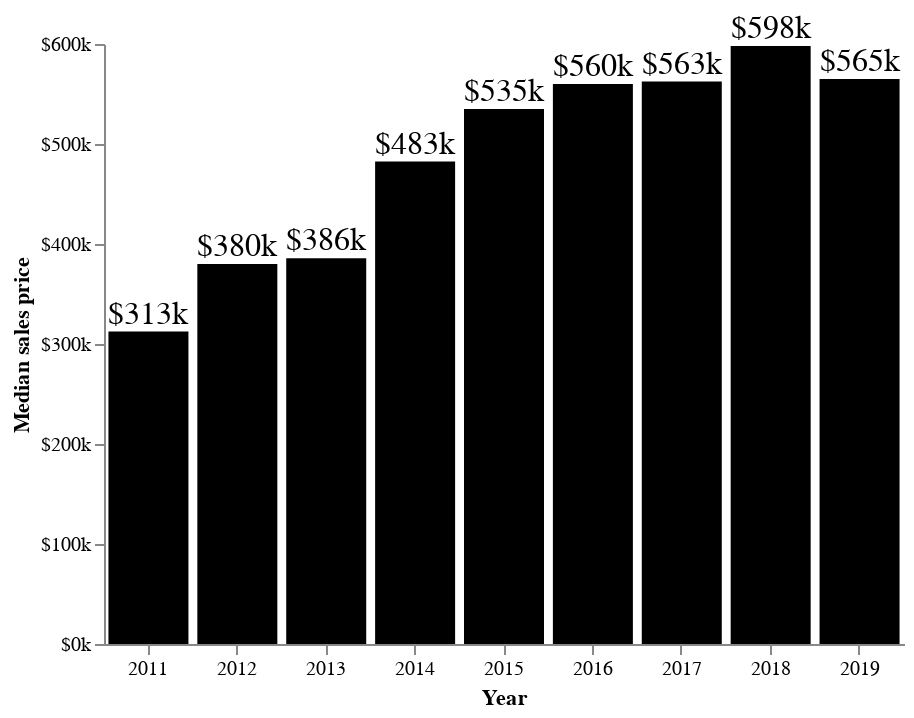

Notebook cell for this chart:
### Markdown cell above
### Prices by date

### Code cell
bars = alt.Chart(pwest).mark_bar(color="black").encode(
    x=alt.X(
        "date:O",
        timeUnit="year",
        axis=alt.Axis(title="Year", labelAngle=0),
    ),
    y=alt.Y(
        "median(price):Q",
        axis=alt.Axis(title="Median sales price", format="$s", grid=False),
    ),
)

text = bars.mark_text(
    align='center',
    baseline='middle',
    dy=-9,
    size=16,
).encode(
    text=alt.Text('median(price):Q', format="$.3s")
)

(bars + text).configure_view(
    strokeOpacity=0
)

### Figure 1 — Vega-Lite specification as saved in the notebook (floating-point values rounded to 4 significant figures)
{"$schema": "https://vega.github.io/schema/vega-lite/v2.6.0.json", "config": {"view": {"height": 300, "strokeOpacity": 0, "width": 400}}, "datasets": {"data-e56a9acc58a2b00697d132fed11bcccc": [{"bathrooms": 2, "bedrooms": 2, "building_id": 28, "created": "2019-03-23 23:45:59.188448", "date": "2019-03-04T00:00:00", "name": "Promenade West", "price": 550000, "region": "Bunker Hill", "square_feet": 1327, "unit": "404", "updated": "2019-03-23 23:45:59.247948", "url": "https://www.dlxco.com/the-promenade-west-lofts-condos-for-sale-lease-downtown-losangeles?mlsno=19-423544"}, {"bathrooms": 2, "bedrooms": 2, "building_id": 28, "created": "2019-03-23 23:45:59.188448", "date": "2019-01-04T00:00:00", "name": "Promenade West", "price": 580000, "region": "Bunker Hill", "square_feet": 1327, "unit": "402", "updated": "2019-03-23 23:45:59.247948", "url": "https://www.dlxco.com/the-promenade-west-lofts-condos-for-sale-lease-downtown-losangeles?mlsno=18-385366"}, {"bathrooms": 2, "bedrooms": 2, "building_id": 28, "created": "2019-03-23 23:45:59.188448", "date": "2018-12-06T00:00:00", "name": "Promenade West", "price": 587000, "region": "Bunker Hill", "square_feet": 1327, "unit": "416", "updated": "2019-03-23 23:45:59.247948", "url": "https://www.dlxco.com/the-promenade-west-lofts-condos-for-sale-lease-downtown-losangeles?mlsno=18-384598"}, {"bathrooms": 2, "bedrooms": 2, "building_id": 28, "created": "2019-03-23 23:45:59.188448", "date": "2018-11-26T00:00:00", "name": "Promenade West", "price": 580000, "region": "Bunker Hill", "square_feet": 1348, "unit": "412", "updated": "2019-03-23 23:45:59.247948", "url": "https://www.dlxco.com/the-promenade-west-lofts-condos-for-sale-lease-downtown-losangeles?mlsno=18-391560"}, {"bathrooms": 2, "bedrooms": 2, "building_id": 28, "created": "2019-03-23 23:45:59.188448", "date": "2018-07-03T00:00:00", "name": "Promenade West", "price": 620000, "region": "Bunker Hill", "square_feet": 1323, "unit": "308", "updated": "2019-03-23 23:45:59.247948", "url": "https://www.dlxco.com/the-promenade-west-lofts-condos-for-sale-lease-downtown-losangeles?mlsno=318001482IT"}, {"bathrooms": 2, "bedrooms": 2, "building_id": 28, "created": "2019-03-23 23:45:59.188448", "date": "2018-06-12T00:00:00", "name": "Promenade West", "price": 600000, "region": "Bunker Hill", "square_feet": 1323, "unit": "527", "updated": "2019-03-23 23:45:59.247948", "url": "https://www.dlxco.com/the-promenade-west-lofts-condos-for-sale-lease-downtown-losangeles?mlsno=18-334730"}, {"bathrooms": 2, "bedrooms": 2, "building_id": 28, "created": "2019-03-23 23:45:59.188448", "date": "2018-04-11T00:00:00", "name": "Promenade West", "price": 598000, "region": "Bunker Hill", "square_feet": 1348, "unit": "706", "updated": "2019-03-23 23:45:59.247948", "url": "https://www.dlxco.com/the-promenade-west-lofts-condos-for-sale-lease-downtown-losangeles?mlsno=SR18004194CN"}, {"bathrooms": 2, "bedrooms": 2, "building_id": 28, "created": "2019-03-23 23:45:59.188448", "date": "2018-02-01T00:00:00", "name": "Promenade West", "price": 590000, "region": "Bunker Hill", "square_feet": 1323, "unit": "409", "updated": "2019-03-23 23:45:59.247948", "url": "https://www.dlxco.com/the-promenade-west-lofts-condos-for-sale-lease-downtown-losangeles?mlsno=18-302636"}, {"bathrooms": 3, "bedrooms": 2, "building_id": 28, "created": "2019-03-23 23:45:59.188448", "date": "2018-01-24T00:00:00", "name": "Promenade West", "price": 615000, "region": "Bunker Hill", "square_feet": 1509, "unit": "315", "updated": "2019-03-23 23:45:59.247948", "url": "https://www.dlxco.com/the-promenade-west-lofts-condos-for-sale-lease-downtown-losangeles?mlsno=17-280756"}, {"bathrooms": 1, "bedrooms": 1, "building_id": 28, "created": "2019-03-23 23:45:59.188448", "date": "2017-12-13T00:00:00", "name": "Promenade West", "price": 455000, "region": "Bunker Hill", "square_feet": 1006, "unit": "804", "updated": "2019-03-23 23:45:59.247948", "url": "https://www.dlxco.com/the-promenade-west-lofts-condos-for-sale-lease-downtown-losangeles?mlsno=17-276468"}, {"bathrooms": 2, "bedrooms": 1, "building_id": 28, "created": "2019-03-23 23:45:59.188448", "date": "2017-12-08T00:00:00", "name": "Promenade West", "price": 450000, "region": "Bunker Hill", "square_feet": 1006, "unit": "803", "updated": "2019-03-23 23:45:59.247948", "url": "https://www.dlxco.com/the-promenade-west-lofts-condos-for-sale-lease-downtown-losangeles?mlsno=RS17251377MR"}, {"bathrooms": 2, "bedrooms": 2, "building_id": 28, "created": "2019-03-23 23:45:59.188448", "date": "2017-08-31T00:00:00", "name": "Promenade West", "price": 555000, "region": "Bunker Hill", "square_feet": 1232, "unit": "511", "updated": "2019-03-23 23:45:59.247948", "url": "https://www.dlxco.com/the-promenade-west-lofts-condos-for-sale-lease-downtown-losangeles?mlsno=SR17142069CN"}, {"bathrooms": 2, "bedrooms": 2, "building_id": 28, "created": "2019-03-23 23:45:59.188448", "date": "2017-08-22T00:00:00", "name": "Promenade West", "price": 573000, "region": "Bunker Hill", "square_feet": 1217, "unit": "305", "updated": "2019-03-23 23:45:59.247948", "url": "https://www.dlxco.com/the-promenade-west-lofts-condos-for-sale-lease-downtown-losangeles?mlsno=17-241720"}, {"bathrooms": 3, "bedrooms": 2, "building_id": 28, "created": "2019-03-23 23:45:59.188448", "date": "2017-07-31T00:00:00", "name": "Promenade West", "price": 580000, "region": "Bunker Hill", "square_feet": 1500, "unit": "316", "updated": "2019-03-23 23:45:59.247948", "url": "https://www.dlxco.com/the-promenade-west-lofts-condos-for-sale-lease-downtown-losangeles?mlsno=17-206676"}, {"bathrooms": 1, "bedrooms": 1, "building_id": 28, "created": "2019-03-23 23:45:59.188448", "date": "2017-07-24T00:00:00", "name": "Promenade West", "price": 462000, "region": "Bunker Hill", "square_feet": 992, "unit": "712", "updated": "2019-03-23 23:45:59.247948", "url": "https://www.dlxco.com/the-promenade-west-lofts-condos-for-sale-lease-downtown-losangeles?mlsno=17-233274"}, {"bathrooms": 2, "bedrooms": 3, "building_id": 28, "created": "2019-03-23 23:45:59.188448", "date": "2017-07-19T00:00:00", "name": "Promenade West", "price": 612000, "region": "Bunker Hill", "square_feet": 1628, "unit": "705", "updated": "2019-03-23 23:45:59.247948", "url": "https://www.dlxco.com/the-promenade-west-lofts-condos-for-sale-lease-downtown-losangeles?mlsno=17-229802"}, {"bathrooms": 2, "bedrooms": 2, "building_id": 28, "created": "2019-03-23 23:45:59.188448", "date": "2017-07-06T00:00:00", "name": "Promenade West", "price": 570000, "region": "Bunker Hill", "square_feet": 1217, "unit": "309", "updated": "2019-03-23 23:45:59.247948", "url": "https://www.dlxco.com/the-promenade-west-lofts-condos-for-sale-lease-downtown-losangeles?mlsno=17-215688"}, {"bathrooms": 2, "bedrooms": 2, "building_id": 28, "created": "2019-03-23 23:45:59.188448", "date": "2017-06-26T00:00:00", "name": "Promenade West", "price": 527500, "region": "Bunker Hill", "square_feet": 1348, "unit": "621", "updated": "2019-03-23 23:45:59.247948", "url": "https://www.dlxco.com/the-promenade-west-lofts-condos-for-sale-lease-downtown-losangeles?mlsno=SB17104895MR"}, {"bathrooms": 3, "bedrooms": 2, "building_id": 28, "created": "2019-03-23 23:45:59.188448", "date": "2017-05-12T00:00:00", "name": "Promenade West", "price": 605000, "region": "Bunker Hill", "square_feet": 1512, "unit": "206", "updated": "2019-03-23 23:45:59.247948", "url": "https://www.dlxco.com/the-promenade-west-lofts-condos-for-sale-lease-downtown-losangeles?mlsno=17-211192"}, {"bathrooms": 2, "bedrooms": 3, "building_id": 28, "created": "2019-03-23 23:45:59.188448", "date": "2017-03-27T00:00:00", "name": "Promenade West", "price": 550000, "region": "Bunker Hill", "square_feet": 1707, "unit": "520", "updated": "2019-03-23 23:45:59.247948", "url": "https://www.dlxco.com/the-promenade-west-lofts-condos-for-sale-lease-downtown-losangeles?mlsno=16-166900"}, {"bathrooms": 2, "bedrooms": 2, "building_id": 28, "created": "2019-03-23 23:45:59.188448", "date": "2017-01-03T00:00:00", "name": "Promenade West", "price": 570000, "region": "Bunker Hill", "square_feet": 1323, "unit": "619", "updated": "2019-03-23 23:45:59.247948", "url": "https://www.dlxco.com/the-promenade-west-lofts-condos-for-sale-lease-downtown-losangeles?mlsno=16-176362"}, {"bathrooms": 2, "bedrooms": 2, "building_id": 28, "created": "2019-03-23 23:45:59.188448", "date": "2016-11-18T00:00:00", "name": "Promenade West", "price": 545000, "region": "Bunker Hill", "square_feet": 1253, "unit": "501", "updated": "2019-03-23 23:45:59.247948", "url": "https://www.dlxco.com/the-promenade-west-lofts-condos-for-sale-lease-downtown-losangeles?mlsno=16-149712"}, {"bathrooms": 2, "bedrooms": 2, "building_id": 28, "created": "2019-03-23 23:45:59.188448", "date": "2016-11-14T00:00:00", "name": "Promenade West", "price": 615000, "region": "Bunker Hill", "square_feet": 1396, "unit": "808", "updated": "2019-03-23 23:45:59.247948", "url": "https://www.dlxco.com/the-promenade-west-lofts-condos-for-sale-lease-downtown-losangeles?mlsno=16-138782"}, {"bathrooms": 1, "bedrooms": 1, "building_id": 28, "created": "2019-03-23 23:45:59.188448", "date": "2016-10-11T00:00:00", "name": "Promenade West", "price": 466000, "region": "Bunker Hill", "square_feet": 1006, "unit": "806", "updated": "2019-03-23 23:45:59.247948", "url": "https://www.dlxco.com/the-promenade-west-lofts-condos-for-sale-lease-downtown-losangeles?mlsno=16-122734"}, {"bathrooms": 2, "bedrooms": 2, "building_id": 28, "created": "2019-03-23 23:45:59.188448", "date": "2016-09-17T00:00:00", "name": "Promenade West", "price": 575000, "region": "Bunker Hill", "square_feet": 1327, "unit": "415", "updated": "2019-03-23 23:45:59.247948", "url": "https://www.dlxco.com/the-promenade-west-lofts-condos-for-sale-lease-downtown-losangeles?mlsno=16-142232"}, {"bathrooms": 1, "bedrooms": 1, "building_id": 28, "created": "2019-03-23 23:45:59.188448", "date": "2016-08-05T00:00:00", "name": "Promenade West", "price": 545000, "region": "Bunker Hill", "square_feet": 1006, "unit": "802", "updated": "2019-03-23 23:45:59.247948", "url": "https://www.dlxco.com/the-promenade-west-lofts-condos-for-sale-lease-downtown-losangeles?mlsno=16-125118"}, {"bathrooms": 3, "bedrooms": 2, "building_id": 28, "created": "2019-03-23 23:45:59.188448", "date": "2016-07-26T00:00:00", "name": "Promenade West", "price": 629500, "region": "Bunker Hill", "square_feet": 1512, "unit": "314", "updated": "2019-03-23 23:45:59.247948", "url": "https://www.dlxco.com/the-promenade-west-lofts-condos-for-sale-lease-downtown-losangeles?mlsno=16-124382"}, {"bathrooms": 2, "bedrooms": 3, "building_id": 28, "created": "2019-03-23 23:45:59.188448", "date": "2016-05-31T00:00:00", "name": "Promenade West", "price": 637000, "region": "Bunker Hill", "square_feet": 1629, "unit": "505", "updated": "2019-03-23 23:45:59.247948", "url": "https://www.dlxco.com/the-promenade-west-lofts-condos-for-sale-lease-downtown-losangeles?mlsno=PW16060511MR"}, {"bathrooms": 1, "bedrooms": 1, "building_id": 28, "created": "2019-03-23 23:45:59.188448", "date": "2016-05-17T00:00:00", "name": "Promenade West", "price": 530000, "region": "Bunker Hill", "square_feet": 1006, "unit": "801", "updated": "2019-03-23 23:45:59.247948", "url": "https://www.dlxco.com/the-promenade-west-lofts-condos-for-sale-lease-downtown-losangeles?mlsno=16-975267"}, {"bathrooms": 2, "bedrooms": 2, "building_id": 28, "created": "2019-03-23 23:45:59.188448", "date": "2016-04-11T00:00:00", "name": "Promenade West", "price": 520000, "region": "Bunker Hill", "square_feet": 1348, "unit": "414", "updated": "2019-03-23 23:45:59.247948", "url": "https://www.dlxco.com/the-promenade-west-lofts-condos-for-sale-lease-downtown-losangeles?mlsno=15-963651"}, {"bathrooms": 3, "bedrooms": 2, "building_id": 28, "created": "2019-03-23 23:45:59.188448", "date": "2016-01-09T00:00:00", "name": "Promenade West", "price": 585000, "region": "Bunker Hill", "square_feet": 1512, "unit": "202", "updated": "2019-03-23 23:45:59.247948", "url": "https://www.dlxco.com/the-promenade-west-lofts-condos-for-sale-lease-downtown-losangeles?mlsno=15-960051"}, {"bathrooms": 2, "bedrooms": 2, "building_id": 28, "created": "2019-03-23 23:45:59.188448", "date": "2015-11-25T00:00:00", "name": "Promenade West", "price": 535000, "region": "Bunker Hill", "square_feet": 1311, "unit": "516", "updated": "2019-03-23 23:45:59.247948", "url": "https://www.dlxco.com/the-promenade-west-lofts-condos-for-sale-lease-downtown-losangeles?mlsno=315009216IT"}, {"bathrooms": 2, "bedrooms": 2, "building_id": 28, "created": "2019-03-23 23:45:59.188448", "date": "2015-09-28T00:00:00", "name": "Promenade West", "price": 560000, "region": "Bunker Hill", "square_feet": 1346, "unit": "504", "updated": "2019-03-23 23:45:59.247948", "url": "https://www.dlxco.com/the-promenade-west-lofts-condos-for-sale-lease-downtown-losangeles?mlsno=15-927421"}, {"bathrooms": 2, "bedrooms": 2, "building_id": 28, "created": "2019-03-23 23:45:59.188448", "date": "2015-09-03T00:00:00", "name": "Promenade West", "price": 535000, "region": "Bunker Hill", "square_feet": 1324, "unit": "611", "updated": "2019-03-23 23:45:59.247948", "url": "https://www.dlxco.com/the-promenade-west-lofts-condos-for-sale-lease-downtown-losangeles?mlsno=15-906695"}, {"bathrooms": 2, "bedrooms": 2, "building_id": 28, "created": "2019-03-23 23:45:59.188448", "date": "2015-08-24T00:00:00", "name": "Promenade West", "price": 558000, "region": "Bunker Hill", "square_feet": 1323, "unit": "616", "updated": "2019-03-23 23:45:59.247948", "url": "https://www.dlxco.com/the-promenade-west-lofts-condos-for-sale-lease-downtown-losangeles?mlsno=15-907973"}, {"bathrooms": 2, "bedrooms": 2, "building_id": 28, "created": "2019-03-23 23:45:59.188448", "date": "2015-08-20T00:00:00", "name": "Promenade West", "price": 520000, "region": "Bunker Hill", "square_feet": 1348, "unit": "701", "updated": "2019-03-23 23:45:59.247948", "url": "https://www.dlxco.com/the-promenade-west-lofts-condos-for-sale-lease-downtown-losangeles?mlsno=15-913217"}, {"bathrooms": 2, "bedrooms": 2, "building_id": 28, "created": "2019-03-23 23:45:59.188448", "date": "2015-08-20T00:00:00", "name": "Promenade West", "price": 625000, "region": "Bunker Hill", "square_feet": 1323, "unit": "527", "updated": "2019-03-23 23:45:59.247948", "url": "https://www.dlxco.com/the-promenade-west-lofts-condos-for-sale-lease-downtown-losangeles?mlsno=AR15120825MR"}, {"bathrooms": 2, "bedrooms": 2, "building_id": 28, "created": "2019-03-23 23:45:59.188448", "date": "2015-04-14T00:00:00", "name": "Promenade West", "price": 500000, "region": "Bunker Hill", "square_feet": 1348, "unit": "704", "updated": "2019-03-23 23:45:59.247948", "url": "https://www.dlxco.com/the-promenade-west-lofts-condos-for-sale-lease-downtown-losangeles?mlsno=15-824505"}, {"bathrooms": 2, "bedrooms": 2, "building_id": 28, "created": "2019-03-23 23:45:59.188448", "date": "2015-03-26T00:00:00", "name": "Promenade West", "price": 530000, "region": "Bunker Hill", "square_feet": 1348, "unit": "412", "updated": "2019-03-23 23:45:59.247948", "url": "https://www.dlxco.com/the-promenade-west-lofts-condos-for-sale-lease-downtown-losangeles?mlsno=15-879535"}, {"bathrooms": 3, "bedrooms": 2, "building_id": 28, "created": "2019-03-23 23:45:59.188448", "date": "2015-03-25T00:00:00", "name": "Promenade West", "price": 485000, "region": "Bunker Hill", "square_feet": 1509, "unit": "319", "updated": "2019-03-23 23:45:59.247948", "url": "https://www.dlxco.com/the-promenade-west-lofts-condos-for-sale-lease-downtown-losangeles?mlsno=14-795913"}, {"bathrooms": 3, "bedrooms": 2, "building_id": 28, "created": "2019-03-23 23:45:59.188448", "date": "2015-02-18T00:00:00", "name": "Promenade West", "price": 560000, "region": "Bunker Hill", "square_feet": 1500, "unit": "203", "updated": "2019-03-23 23:45:59.247948", "url": "https://www.dlxco.com/the-promenade-west-lofts-condos-for-sale-lease-downtown-losangeles?mlsno=14-812843"}, {"bathrooms": 2, "bedrooms": 2, "building_id": 28, "created": "2019-03-23 23:45:59.188448", "date": "2014-12-30T00:00:00", "name": "Promenade West", "price": 495000, "region": "Bunker Hill", "square_feet": 1323, "unit": "524", "updated": "2019-03-23 23:45:59.247948", "url": "https://www.dlxco.com/the-promenade-west-lofts-condos-for-sale-lease-downtown-losangeles?mlsno=14-781543"}, {"bathrooms": 2, "bedrooms": 2, "building_id": 28, "created": "2019-03-23 23:45:59.188448", "date": "2014-12-23T00:00:00", "name": "Promenade West", "price": 499000, "region": "Bunker Hill", "square_feet": 1217, "unit": "209", "updated": "2019-03-23 23:45:59.247948", "url": "https://www.dlxco.com/the-promenade-west-lofts-condos-for-sale-lease-downtown-losangeles?mlsno=14-812935"}, {"bathrooms": 1, "bedrooms": 1, "building_id": 28, "created": "2019-03-23 23:45:59.188448", "date": "2014-11-13T00:00:00", "name": "Promenade West", "price": 385000, "region": "Bunker Hill", "square_feet": 1006, "unit": "610", "updated": "2019-03-23 23:45:59.247948", "url": "https://www.dlxco.com/the-promenade-west-lofts-condos-for-sale-lease-downtown-losangeles?mlsno=14-791495"}, {"bathrooms": 3, "bedrooms": 2, "building_id": 28, "created": "2019-03-23 23:45:59.188448", "date": "2014-09-25T00:00:00", "name": "Promenade West", "price": 470000, "region": "Bunker Hill", "square_feet": 1498, "unit": "317", "updated": "2019-03-23 23:45:59.247948", "url": "https://www.dlxco.com/the-promenade-west-lofts-condos-for-sale-lease-downtown-losangeles?mlsno=214012630IT"}, {"bathrooms": 3, "bedrooms": 2, "building_id": 28, "created": "2019-03-23 23:45:59.188448", "date": "2014-09-19T00:00:00", "name": "Promenade West", "price": 550000, "region": "Bunker Hill", "square_feet": 1512, "unit": "206", "updated": "2019-03-23 23:45:59.247948", "url": "https://www.dlxco.com/the-promenade-west-lofts-condos-for-sale-lease-downtown-losangeles?mlsno=14-738439"}, {"bathrooms": 2, "bedrooms": 3, "building_id": 28, "created": "2019-03-23 23:45:59.188448", "date": "2014-05-22T00:00:00", "name": "Promenade West", "price": 625000, "region": "Bunker Hill", "square_feet": 1685, "unit": "405", "updated": "2019-03-23 23:45:59.247948", "url": "https://www.dlxco.com/the-promenade-west-lofts-condos-for-sale-lease-downtown-losangeles?mlsno=14-745001"}, {"bathrooms": 3, "bedrooms": 2, "building_id": 28, "created": "2019-03-23 23:45:59.188448", "date": "2014-02-12T00:00:00", "name": "Promenade West", "price": 398500, "region": "Bunker Hill", "square_feet": 1509, "unit": "319", "updated": "2019-03-23 23:45:59.247948", "url": "https://www.dlxco.com/the-promenade-west-lofts-condos-for-sale-lease-downtown-losangeles?mlsno=SR13129134CN"}, {"bathrooms": 2, "bedrooms": 2, "building_id": 28, "created": "2019-03-23 23:45:59.188448", "date": "2014-01-17T00:00:00", "name": "Promenade West", "price": 405000, "region": "Bunker Hill", "square_feet": 1320, "unit": "108", "updated": "2019-03-23 23:45:59.247948", "url": "https://www.dlxco.com/the-promenade-west-lofts-condos-for-sale-lease-downtown-losangeles?mlsno=13-719047"}, {"bathrooms": 1, "bedrooms": 1, "building_id": 28, "created": "2019-03-23 23:45:59.188448", "date": "2013-11-19T00:00:00", "name": "Promenade West", "price": 390000, "region": "Bunker Hill", "square_feet": 1006, "unit": "711", "updated": "2019-03-23 23:45:59.247948", "url": "https://www.dlxco.com/the-promenade-west-lofts-condos-for-sale-lease-downtown-losangeles?mlsno=13-689693"}, {"bathrooms": 2, "bedrooms": 2, "building_id": 28, "created": "2019-03-23 23:45:59.188448", "date": "2013-10-09T00:00:00", "name": "Promenade West", "price": 381650, "region": "Bunker Hill", "square_feet": 1217, "unit": "211", "updated": "2019-03-23 23:45:59.247948", "url": "https://www.dlxco.com/the-promenade-west-lofts-condos-for-sale-lease-downtown-losangeles?mlsno=PW13077881MR"}, {"bathrooms": 2, "bedrooms": 2, "building_id": 28, "created": "2019-03-23 23:45:59.188448", "date": "2013-09-11T00:00:00", "name": "Promenade West", "price": 420000, "region": "Bunker Hill", "square_feet": 1232, "unit": "502", "updated": "2019-03-23 23:45:59.247948", "url": "https://www.dlxco.com/the-promenade-west-lofts-condos-for-sale-lease-downtown-losangeles?mlsno=13-664793"}, {"bathrooms": 1, "bedrooms": 1, "building_id": 28, "created": "2019-03-23 23:45:59.188448", "date": "2013-04-12T00:00:00", "name": "Promenade West", "price": 290000, "region": "Bunker Hill", "square_feet": 1003, "unit": "609", "updated": "2019-03-23 23:45:59.247948", "url": "https://www.dlxco.com/the-promenade-west-lofts-condos-for-sale-lease-downtown-losangeles?mlsno=S710858MR"}, {"bathrooms": 2, "bedrooms": 2, "building_id": 28, "created": "2019-03-23 23:45:59.188448", "date": "2013-02-11T00:00:00", "name": "Promenade West", "price": 335000, "region": "Bunker Hill", "square_feet": 1323, "unit": "522", "updated": "2019-03-23 23:45:59.247948", "url": "https://www.dlxco.com/the-promenade-west-lofts-condos-for-sale-lease-downtown-losangeles?mlsno=P837804MR"}, {"bathrooms": 2, "bedrooms": 2, "building_id": 28, "created": "2019-03-23 23:45:59.188448", "date": "2013-02-04T00:00:00", "name": "Promenade West", "price": 390000, "region": "Bunker Hill", "square_feet": 1327, "unit": "403", "updated": "2019-03-23 23:45:59.247948", "url": "https://www.dlxco.com/the-promenade-west-lofts-condos-for-sale-lease-downtown-losangeles?mlsno=12-631013"}, {"bathrooms": 2, "bedrooms": 2, "building_id": 28, "created": "2019-03-23 23:45:59.188448", "date": "2012-11-07T00:00:00", "name": "Promenade West", "price": 380000, "region": "Bunker Hill", "square_feet": 1327, "unit": "416", "updated": "2019-03-23 23:45:59.247948", "url": "https://www.dlxco.com/the-promenade-west-lofts-condos-for-sale-lease-downtown-losangeles?mlsno=22167529IT"}, {"bathrooms": 2, "bedrooms": 2, "building_id": 28, "created": "2019-03-23 23:45:59.188448", "date": "2012-10-24T00:00:00", "name": "Promenade West", "price": 290000, "region": "Bunker Hill", "square_feet": 1327, "unit": "526", "updated": "2019-03-23 23:45:59.247948", "url": "https://www.dlxco.com/the-promenade-west-lofts-condos-for-sale-lease-downtown-losangeles?mlsno=12-598567"}, {"bathrooms": 2, "bedrooms": 2, "building_id": 28, "created": "2019-03-23 23:45:59.188448", "date": "2012-06-20T00:00:00", "name": "Promenade West", "price": 395000, "region": "Bunker Hill", "square_feet": 1323, "unit": "308", "updated": "2019-03-23 23:45:59.247948", "url": "https://www.dlxco.com/the-promenade-west-lofts-condos-for-sale-lease-downtown-losangeles?mlsno=12-593925"}, {"bathrooms": 2, "bedrooms": 2, "building_id": 28, "created": "2019-03-23 23:45:59.188448", "date": "2012-02-10T00:00:00", "name": "Promenade West", "price": 380000, "region": "Bunker Hill", "square_feet": 1327, "unit": "415", "updated": "2019-03-23 23:45:59.247948", "url": "https://www.dlxco.com/the-promenade-west-lofts-condos-for-sale-lease-downtown-losangeles?mlsno=11-569123"}, {"bathrooms": 3, "bedrooms": 2, "building_id": 28, "created": "2019-03-23 23:45:59.188448", "date": "2011-10-07T00:00:00", "name": "Promenade West", "price": 455000, "region": "Bunker Hill", "square_feet": 1507, "unit": "205", "updated": "2019-03-23 23:45:59.247948", "url": "https://www.dlxco.com/the-promenade-west-lofts-condos-for-sale-lease-downtown-losangeles?mlsno=11-535629"}, {"bathrooms": 3, "bedrooms": 2, "building_id": 28, "created": "2019-03-23 23:45:59.188448", "date": "2011-09-27T00:00:00", "name": "Promenade West", "price": 275000, "region": "Bunker Hill", "square_feet": 1512, "unit": "216", "updated": "2019-03-23 23:45:59.247948", "url": "https://www.dlxco.com/the-promenade-west-lofts-condos-for-sale-lease-downtown-losangeles?mlsno=C11032172MR"}, {"bathrooms": 2, "bedrooms": 2, "building_id": 28, "created": "2019-03-23 23:45:59.188448", "date": "2011-08-16T00:00:00", "name": "Promenade West", "price": 350000, "region": "Bunker Hill", "square_feet": 1232, "unit": "511", "updated": "2019-03-23 23:45:59.247948", "url": "https://www.dlxco.com/the-promenade-west-lofts-condos-for-sale-lease-downtown-losangeles?mlsno=11-524713"}, {"bathrooms": 1, "bedrooms": 1, "building_id": 28, "created": "2019-03-23 23:45:59.188448", "date": "2011-07-18T00:00:00", "name": "Promenade West", "price": 270000, "region": "Bunker Hill", "square_feet": 1006, "unit": "804", "updated": "2019-03-23 23:45:59.247948", "url": "https://www.dlxco.com/the-promenade-west-lofts-condos-for-sale-lease-downtown-losangeles?mlsno=11-505205"}, {"bathrooms": 3, "bedrooms": 2, "building_id": 28, "created": "2019-03-23 23:45:59.188448", "date": "2011-06-27T00:00:00", "name": "Promenade West", "price": 375000, "region": "Bunker Hill", "square_feet": 1512, "unit": "314", "updated": "2019-03-23 23:45:59.247948", "url": "https://www.dlxco.com/the-promenade-west-lofts-condos-for-sale-lease-downtown-losangeles?mlsno=11-507735"}, {"bathrooms": 3, "bedrooms": 2, "building_id": 28, "created": "2019-03-23 23:45:59.188448", "date": "2011-04-15T00:00:00", "name": "Promenade West", "price": 443000, "region": "Bunker Hill", "square_feet": 1500, "unit": "203", "updated": "2019-03-23 23:45:59.247948", "url": "https://www.dlxco.com/the-promenade-west-lofts-condos-for-sale-lease-downtown-losangeles?mlsno=10-469183"}, {"bathrooms": 2, "bedrooms": 2, "building_id": 28, "created": "2019-03-23 23:45:59.188448", "date": "2011-04-14T00:00:00", "name": "Promenade West", "price": 265000, "region": "Bunker Hill", "square_feet": 1217, "unit": "107", "updated": "2019-03-23 23:45:59.247948", "url": "https://www.dlxco.com/the-promenade-west-lofts-condos-for-sale-lease-downtown-losangeles?mlsno=R1006067MR"}, {"bathrooms": 1, "bedrooms": 1, "building_id": 28, "created": "2019-03-23 23:45:59.188448", "date": "2011-01-14T00:00:00", "name": "Promenade West", "price": 250000, "region": "Bunker Hill", "square_feet": 992, "unit": "714", "updated": "2019-03-23 23:45:59.247948", "url": "https://www.dlxco.com/the-promenade-west-lofts-condos-for-sale-lease-downtown-losangeles?mlsno=10-480135"}]}, "layer": [{"data": {"name": "data-e56a9acc58a2b00697d132fed11bcccc"}, "encoding": {"x": {"axis": {"labelAngle": 0, "title": "Year"}, "field": "date", "timeUnit": "year", "type": "ordinal"}, "y": {"aggregate": "median", "axis": {"format": "$s", "grid": false, "title": "Median sales price"}, "field": "price", "type": "quantitative"}}, "mark": {"color": "black", "type": "bar"}}, {"data": {"name": "data-e56a9acc58a2b00697d132fed11bcccc"}, "encoding": {"text": {"aggregate": "median", "field": "price", "format": "$.3s", "type": "quantitative"}, "x": {"axis": {"labelAngle": 0, "title": "Year"}, "field": "date", "timeUnit": "year", "type": "ordinal"}, "y": {"aggregate": "median", "axis": {"format": "$s", "grid": false, "title": "Median sales price"}, "field": "price", "type": "quantitative"}}, "mark": {"align": "center", "baseline": "middle", "dy": -9, "size": 16, "type": "text"}}]}
